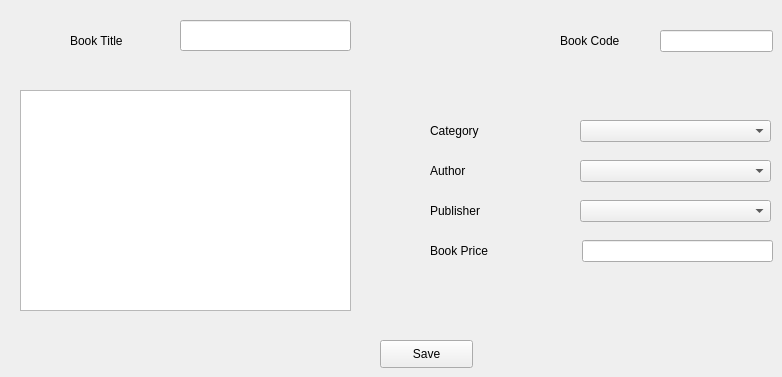
      <widget class="QWidget" name="tab_5">
       <attribute name="title">
        <string>Add New Book</string>
       </attribute>
       <widget class="QLineEdit" name="lineEdit_2">
        <property name="geometry">
         <rect>
          <x>180</x>
          <y>20</y>
          <width>171</width>
          <height>31</height>
         </rect>
        </property>
       </widget>
       <widget class="QLineEdit" name="lineEdit_3">
        <property name="geometry">
         <rect>
          <x>660</x>
          <y>30</y>
          <width>113</width>
          <height>22</height>
         </rect>
        </property>
       </widget>
       <widget class="QComboBox" name="comboBox_3">
        <property name="geometry">
         <rect>
          <x>580</x>
          <y>120</y>
          <width>191</width>
          <height>22</height>
         </rect>
        </property>
        <property name="currentText">
         <string/>
        </property>
       </widget>
       <widget class="QComboBox" name="comboBox_4">
        <property name="geometry">
         <rect>
          <x>580</x>
          <y>160</y>
          <width>191</width>
          <height>22</height>
         </rect>
        </property>
       </widget>
       <widget class="QComboBox" name="comboBox_5">
        <property name="geometry">
         <rect>
          <x>580</x>
          <y>200</y>
          <width>191</width>
          <height>22</height>
         </rect>
        </property>
       </widget>
       <widget class="QLineEdit" name="lineEdit_4">
        <property name="geometry">
         <rect>
          <x>582</x>
          <y>240</y>
          <width>191</width>
          <height>22</height>
         </rect>
        </property>
       </widget>
       <widget class="QPushButton" name="pushButton_7">
        <property name="geometry">
         <rect>
          <x>380</x>
          <y>340</y>
          <width>93</width>
          <height>28</height>
         </rect>
        </property>
        <property name="text">
         <string>Save</string>
        </property>
       </widget>
       <widget class="QLabel" name="label_3">
        <property name="geometry">
         <rect>
          <x>70</x>
          <y>30</y>
          <width>131</width>
          <height>21</height>
         </rect>
        </property>
        <property name="text">
         <string>Book Title</string>
        </property>
       </widget>
       <widget class="QLabel" name="label_4">
        <property name="geometry">
         <rect>
          <x>560</x>
          <y>30</y>
          <width>131</width>
          <height>21</height>
         </rect>
        </property>
        <property name="text">
         <string>Book Code</string>
        </property>
       </widget>
       <widget class="QLabel" name="label_5">
        <property name="geometry">
         <rect>
          <x>430</x>
          <y>240</y>
          <width>131</width>
          <height>21</height>
         </rect>
        </property>
        <property name="text">
         <string>Book Price</string>
        </property>
       </widget>
       <widget class="QLabel" name="label_6">
        <property name="geometry">
         <rect>
          <x>430</x>
          <y>120</y>
          <width>131</width>
          <height>21</height>
         </rect>
        </property>
        <property name="text">
         <string>Category</string>
        </property>
       </widget>
       <widget class="QLabel" name="label_7">
        <property name="geometry">
         <rect>
          <x>430</x>
          <y>160</y>
          <width>131</width>
          <height>21</height>
         </rect>
        </property>
        <property name="text">
         <string>Author</string>
        </property>
       </widget>
       <widget class="QLabel" name="label_8">
        <property name="geometry">
         <rect>
          <x>430</x>
          <y>200</y>
          <width>131</width>
          <height>21</height>
         </rect>
        </property>
        <property name="text">
         <string>Publisher</string>
        </property>
       </widget>
       <widget class="QTextEdit" name="textEdit">
        <property name="geometry">
         <rect>
          <x>20</x>
          <y>90</y>
          <width>331</width>
          <height>221</height>
         </rect>
        </property>
       </widget>
       <zorder>label_4</zorder>
       <zorder>lineEdit_3</zorder>
       <zorder>comboBox_3</zorder>
       <zorder>comboBox_4</zorder>
       <zorder>comboBox_5</zorder>
       <zorder>lineEdit_4</zorder>
       <zorder>pushButton_7</zorder>
       <zorder>label_3</zorder>
       <zorder>label_5</zorder>
       <zorder>label_6</zorder>
       <zorder>label_7</zorder>
       <zorder>label_8</zorder>
       <zorder>textEdit</zorder>
       <zorder>lineEdit_2</zorder>
      </widget>
